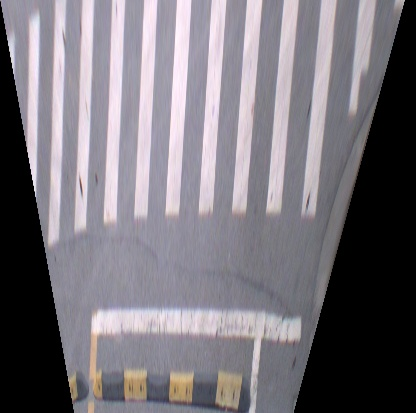
#> input picture images/0000000003,121.2138339272,31.2868347698,-0.552612,.jpg, 416 x 413 px; its folder holds only this picture in this run
$ python gd2.py   (older library calls are emulated)
#> lines starting #> are read from the running program, lines starting #| are printed output that depends on the picture; after the words box and inside, x2 and y2 are one past the last pixel; in counts of white or black regions, pixels touching at a corner belong together
#coding=utf-8
import time
import os
import cv2
import numpy as np
from numpy.linalg import inv
def sliding_window(img1, img2, patch_size=(100,302), istep=50):#, jstep=1, scale=1.0):
    """
get patches and thier upper left corner coordinates
The size of the sliding window is currently fixed.
patch_size: sliding_window's size'
istep: Row stride
    """
    Ni, Nj = (int(s) for s in patch_size)
    for i in range(0, img1.shape[0] - Ni+1, istep):
        #for j in range(0, img1.shape[1] - Nj, jstep):
            #patch = (img1[i:i + Ni, j:j + Nj], img2[i:i + Ni, j:j + Nj])
        patch = (img1[i:i + Ni, 39:341], img2[i:i + Ni, 39:341])
        yield (i, 39), patch

def predict(patches, DEBUG):
    """
predict zebra crossing for every patches 1 is zc 0 is background
    """
    #print(len(patches))
    labels = np.zeros(len(patches))
    index = 0
    for Amplitude, theta in patches:
        mask = (Amplitude>25).astype(np.float32)
        h, b = np.histogram(theta[mask.astype(np.bool)], bins=range(0,80,5))
        low, high = b[h.argmax()], b[h.argmax()+1]
        newmask = ((Amplitude>25) * (theta<=high) * (theta>=low)).astype(np.float32)
        value = ((Amplitude*newmask)>0).sum()

        if value > 1500:
            labels[index] = 1
        index += 1
        if(DEBUG):
            print(h)
            print(low, high)
            print(value)
            cv2.imshow("newAmplitude", Amplitude*newmask)
            cv2.waitKey(0)

    return labels

def preprocessing(img):
    """
Take the blue channel of the original image and filter it smoothly
    """
    kernel1 = np.ones((3,3),np.uint8)
    kernel2 = np.ones((5,5),np.uint8)
    gray = img[:,:,0]
    gray = cv2.medianBlur(gray,5)
    gray = cv2.morphologyEx(gray, cv2.MORPH_OPEN, kernel1,iterations=4)
    gray = cv2.morphologyEx(gray, cv2.MORPH_CLOSE, kernel2,iterations=3)
    return gray

def getGD(canny):
    """
return gradient mod and direction
    """
    sobelx=cv2.Sobel(canny,cv2.CV_32F,1,0,ksize=3)
    sobely=cv2.Sobel(canny,cv2.CV_32F,0,1,ksize=3)
    theta = np.arctan(np.abs(sobely/(sobelx+1e-10)))*180/np.pi
    Amplitude = np.sqrt(sobelx**2+sobely**2)
    mask = (Amplitude>30).astype(np.float32)
    Amplitude = Amplitude*mask
    return Amplitude, theta

def getlocation(indices, labels, Ni, Nj):
    """
return if there is a zebra cossing
if true, Combine all the rectangular boxes as its position
assume a picture has only one zebra crossing
    """
    zc = indices[labels == 1]
    if len(zc) == 0:
        return 0, None
    else:
        xmin = int(min(zc[:,1]))
        ymin = int(min(zc[:,0]))
        xmax = int(xmin + Nj)
        ymax = int(max(zc[:,0]) + Ni)
        return 1, ((xmin, ymin), (xmax, ymax))


if __name__ == "__main__":

    DEBUG = False #if False, won't draw all step

    srcs = sorted(os.listdir('images'))
    Ni, Nj = (100, 302)

    for ii, src in enumerate(srcs):
        print("frame: ", ii)
        # Load frame
        img = cv2.imread('images/'+src)
#> img is the input picture: shape (413, 416, 3); mean B, G, R 122.3, 115.2, 119.5
        img = cv2.resize(img, (400,400))
#> img: shape (400, 400, 3)
        gray = preprocessing(img)
        if DEBUG:
            cv2.imshow("gray", gray)

        canny = cv2.Canny(gray,30,90,apertureSize = 3)
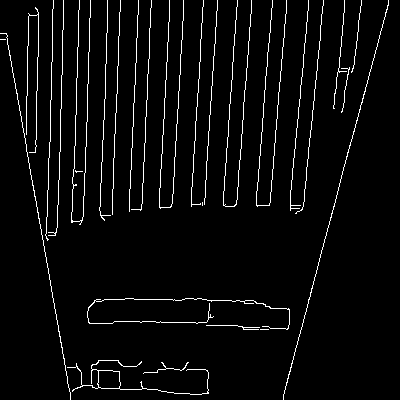
#> canny: shape (400, 400); 4% white in thin lines or dots
        if DEBUG:
            cv2.imshow("canny",canny)

        Amplitude, theta = getGD(canny)
#> in getGD, `sobely=cv2.Sobel(canny,cv2.CV_32F,0,1,ksize=3)`:
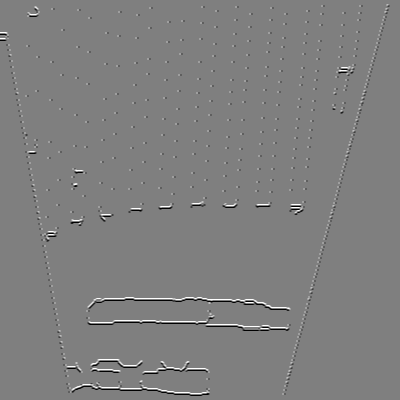
#> sobely: shape (400, 400) float32; min -1020, max 1020, mean -0.2; drawn with min black and max white
#> in getGD, `mask = (Amplitude>30).astype(np.float32)`:
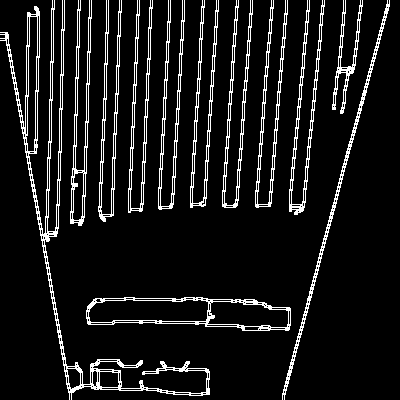
#> mask: shape (400, 400) float32; values 0 (black) and 1 (white), 9.3% white in thin lines or dots
        if DEBUG:
            cv2.imshow("Amplitude", Amplitude)

        indices, patches = zip(*sliding_window(Amplitude, theta, patch_size=(Ni, Nj))) #use sliding_window get indices and patches
#> indices = ((0, 39), (50, 39), (100, 39), (150, 39), (200, 39), (250, 39), (300, 39)); patches = 7 items
        labels = predict(patches, DEBUG) #predict zebra crossing for every patches 1 is zc 0 is background
#> in predict, `labels = np.zeros(len(patches))`: labels = [0, 0, 0, 0, 0, 0, 0]
#> the loop in predict, `for Amplitude, theta in patches:` made 7 passes
#> (h, low, high, value) on passes 1 to 7: ([3340, 0, 0, 410, 0, 2, 0, 0, 0, 416, 0, 0, 1, 0, 0], 0, 5, 3340), ([3266, 0, 0, 452, 0, 3, 0, 0, 0, 461, 0, 0, 1, 0, 2], 0, 5, 3266), ([3201, 0, 0, 462, 0, 1, 0, 0, 0, 476, 0, 0, 3, 0, 9], 0, 5, 3201), ([2079, 0, 0, 419, 0, 17, 0, 0, 0, 555, 0, 0, 12, 0, 51], 0, 5, 2079), ([582, 0, 0, 275, 0, 22, 0, 0, 0, 434, 0, 0, 9, 0, 80], 0, 5, 582), ([306, 0, 0, 217, 0, 19, 0, 0, 0, 450, 0, 0, 10, 0, 143], 45, 50, 450), ([459, 0, 0, 298, 0, 46, 0, 0, 0, 732, 0, 0, 18, 0, 229], 45, 50, 732)
#> pass 1, in predict, `mask = (Amplitude>25).astype(np.float32)`:
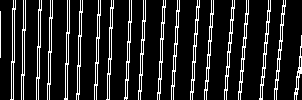
#> mask: shape (100, 302) float32; values 0 (black) and 1 (white), 13.8% white in thin lines or dots
#> pass 1, in predict, `newmask = ((Amplitude>25) * (theta<=high) * (theta>=low)).astype(np.fl..`:
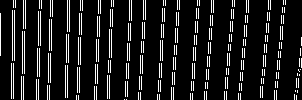
#> newmask: shape (100, 302) float32; values 0 (black) and 1 (white), 11.1% white in thin lines or dots
#> pass 2, in predict, `newmask = ((Amplitude>25) * (theta<=high) * (theta>=low)).astype(np.fl..`:
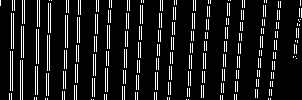
#> newmask: shape (100, 302) float32; values 0 (black) and 1 (white), 10.8% white in thin lines or dots
#> after the loop in predict, `for Amplitude, theta in patches:`: index = 7; labels = [1, 1, 1, 1, 0, 0, 0]
#> labels = [1, 1, 1, 1, 0, 0, 0]
        indices = np.array(indices)
#> indices = [[0, 39], [50, 39], [100, 39], [150, 39], [200, 39], [250, 39], [300, 39]]
        ret, location = getlocation(indices, labels, Ni, Nj)
#> in getlocation, `zc = indices[labels == 1]`: zc = [[0, 39], [50, 39], [100, 39], [150, 39]]
#> in getlocation, `xmin = int(min(zc[:,1]))`: xmin = 39
#> in getlocation, `ymin = int(min(zc[:,0]))`: ymin = 0
#> in getlocation, `xmax = int(xmin + Nj)`: xmax = 341
#> in getlocation, `ymax = int(max(zc[:,0]) + Ni)`: ymax = 250
#> ret = 1; location = ((39, 0), (341, 250))
        #draw
        if DEBUG:
            for i, j in indices[labels == 1]:
                cv2.rectangle(img, (j, i), (j+Nj, i+Ni), (0, 0, 255), 3)
        if ret:
           cv2.rectangle(img, location[0], location[1], (255, 0, 255), 3)
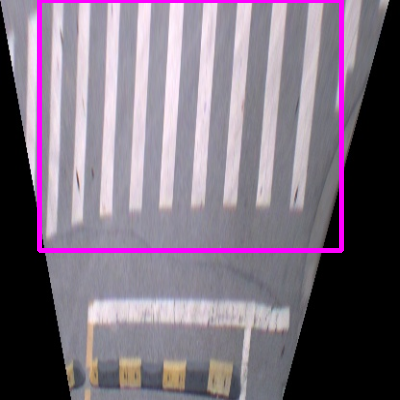
#> img: shape (400, 400, 3); mean B, G, R 125.9, 111.2, 123.3
        cv2.imshow("img", img)
        cv2.waitKey(0)

$ run again, on images/0000001254,121.2100971818,31.2828611046,-3.830471,.jpg
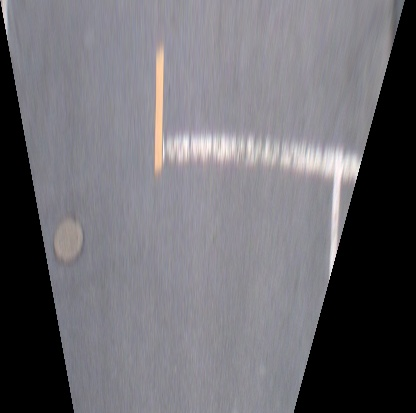
#> input picture images/0000001254,121.2100971818,31.2828611046,-3.830471,.jpg, 416 x 413 px
#> img is the input picture: shape (413, 416, 3); mean B, G, R 112.7, 107.2, 108.6
#> img: shape (400, 400, 3)
#> `canny = cv2.Canny(gray,30,90,apertureSize = 3)`:
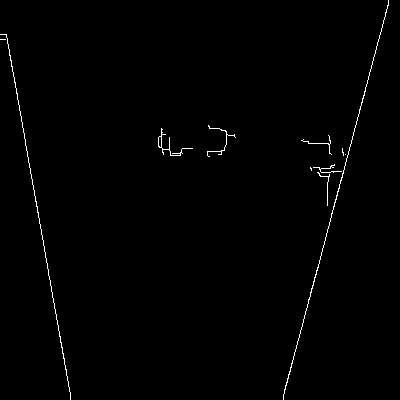
#> canny: shape (400, 400); 0.74% white in thin lines or dots
#> `indices, patches = zip(*sliding_window(Amplitude, theta, patch_size=(N..`: indices = ((0, 39), (50, 39), (100, 39), (150, 39), (200, 39), (250, 39), (300, 39)); patches = 7 items
#> in predict, `labels = np.zeros(len(patches))`: labels = [0, 0, 0, 0, 0, 0, 0]
#> the loop in predict, `for Amplitude, theta in patches:` made 7 passes
#> (h, low, high, value) on passes 1 to 6: ([0, 0, 0, 0, 0, 0, 0, 0, 0, 0, 0, 0, 0, 0, 0], 0, 5, 0), ([130, 0, 0, 41, 0, 9, 0, 0, 0, 121, 0, 0, 6, 0, 36], 0, 5, 130), ([234, 0, 0, 106, 0, 26, 0, 0, 0, 281, 0, 0, 13, 0, 71], 45, 50, 281), ([203, 0, 0, 141, 0, 24, 0, 0, 0, 238, 0, 0, 7, 0, 35], 45, 50, 238), ([208, 0, 0, 168, 0, 24, 0, 0, 0, 168, 0, 0, 0, 0, 0], 0, 5, 208), ([220, 0, 0, 180, 0, 24, 0, 0, 0, 180, 0, 0, 0, 0, 0], 0, 5, 220)
#> pass 3, in predict, `mask = (Amplitude>25).astype(np.float32)`:
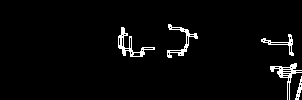
#> mask: shape (100, 302) float32; values 0 (black) and 1 (white), 3.2% white in thin lines or dots, all inside (x1, y1, x2, y2) = (118, 24, 302, 100)
#> after the loop in predict, `for Amplitude, theta in patches:`: index = 7
#> `labels = predict(patches, DEBUG)`: labels = [0, 0, 0, 0, 0, 0, 0]
#> `indices = np.array(indices)`: indices = [[0, 39], [50, 39], [100, 39], [150, 39], [200, 39], [250, 39], [300, 39]]
#> zc = empty array
#> ret = 0

$ run again, on images/0000001404,121.2088614812,31.2837249563,-3.781411,.jpg
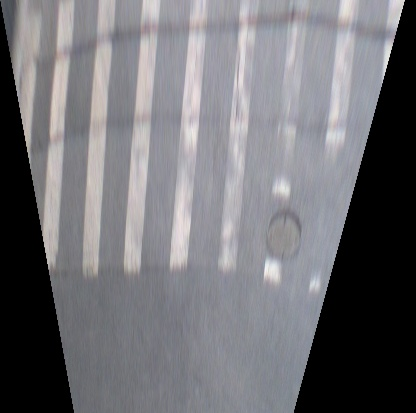
#> input picture images/0000001404,121.2088614812,31.2837249563,-3.781411,.jpg, 416 x 413 px
#> img is the input picture: shape (413, 416, 3); mean B, G, R 116.8, 112.5, 113
#> `canny = cv2.Canny(gray,30,90,apertureSize = 3)`:
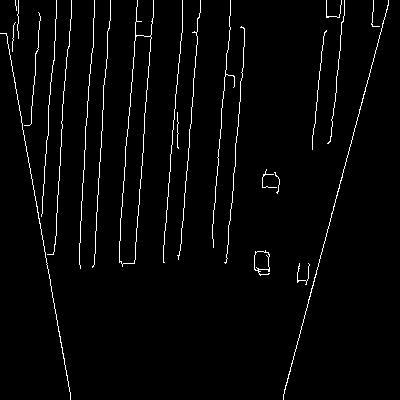
#> canny: shape (400, 400); 2.7% white in thin lines or dots
#> `indices, patches = zip(*sliding_window(Amplitude, theta, patch_size=(N..`: indices = ((0, 39), (50, 39), (100, 39), (150, 39), (200, 39), (250, 39), (300, 39)); patches = 7 items
#> in predict, `labels = np.zeros(len(patches))`: labels = [0, 0, 0, 0, 0, 0, 0]
#> the loop in predict, `for Amplitude, theta in patches:` made 7 passes
#> (h, value) on passes 1 to 7: ([1945, 0, 0, 375, 0, 14, 0, 0, 0, 461, 0, 0, 9, 0, 27], 1945), ([2036, 0, 0, 447, 0, 7, 0, 0, 0, 477, 0, 0, 1, 0, 10], 2036), ([1955, 0, 0, 420, 0, 14, 0, 0, 0, 470, 0, 0, 1, 0, 22], 1955), ([1808, 0, 0, 400, 0, 19, 0, 0, 0, 439, 0, 0, 1, 0, 18], 1808), ([1271, 0, 0, 419, 0, 32, 0, 0, 0, 501, 0, 0, 5, 0, 35], 1271), ([498, 0, 0, 297, 0, 32, 0, 0, 0, 381, 0, 0, 5, 0, 35], 498), ([231, 0, 0, 168, 0, 29, 0, 0, 0, 170, 0, 0, 0, 0, 0], 231)
#> after the loop in predict, `for Amplitude, theta in patches:`: index = 7; labels = [1, 1, 1, 1, 0, 0, 0]
#> `indices = np.array(indices)`: indices = [[0, 39], [50, 39], [100, 39], [150, 39], [200, 39], [250, 39], [300, 39]]
#> zc = [[0, 39], [50, 39], [100, 39], [150, 39]]
#> xmin = 39
#> ymin = 0
#> xmax = 341
#> ymax = 250
#> ret = 1; location = ((39, 0), (341, 250))
#> `cv2.rectangle(img, location[0], location[1], (255, 0, 255), 3)`:
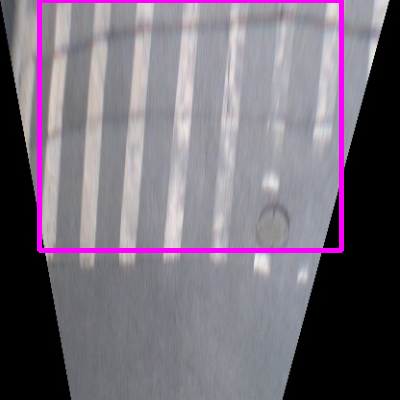
#> img: shape (400, 400, 3); mean B, G, R 120.4, 108.4, 116.7
